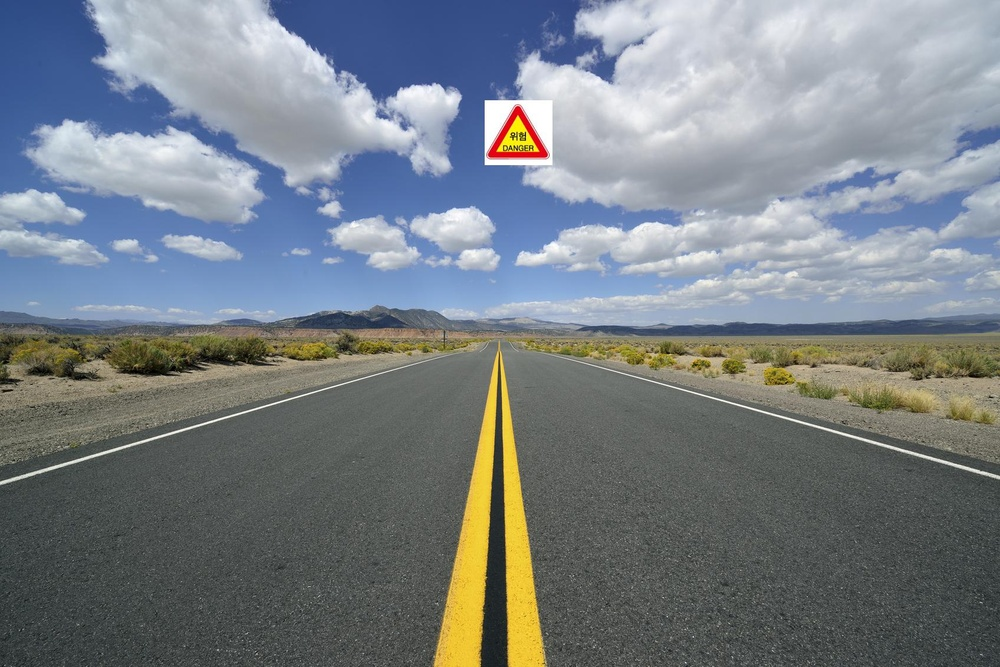
#> input picture Homework/HW 3 - 0310/data/road_001.jpg, 1000 x 667 px, shrunk from 1696 x 1131 before the run, given in place of road.jpg, which was not available
$ python '김진솔.py'
#> lines starting #> are read from the running program, lines starting #| are printed output that depends on the picture; pictures that were not available may be replaced by others from this repository, and a replacement may not be noted
from PIL import Image
import os


path = 'data/'
samples = 3

try:
    if not os.path.exists(path):
        os.makedirs(path)
        print ("Successfully created the directory %s " % path)
    else:
        print("Path already exists")
except OSError:
    print ("Creation of the directory %s failed" % path)

for X in range(samples):
    road = Image.open("road.jpg")
#> road is the input picture: PIL image 1000x667 RGB; mean R, G, B 120.6, 127.8, 133.7
    sign = Image.open("sign.jpg")
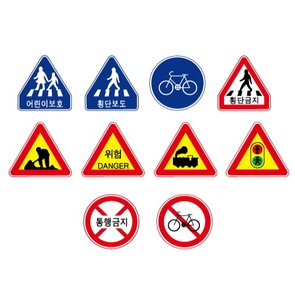
#> input picture Homework/HW 3 - 0310/sign.jpg, 295 x 295 px, shrunk from 500 x 500 before the run, found by its file name
#> sign is the input picture: PIL image 295x295 RGB; mean R, G, B 232.8, 218.1, 218
    print(road.size)
#| (1000, 667)
    print(sign.size)
#| (295, 295)

    new_sign = sign.crop((20, 80, 130, 200))
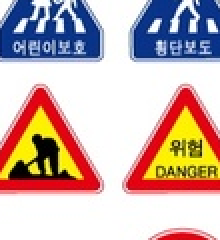
#> new_sign: PIL image 110x120 RGB (shown 2 times larger); mean R, G, B 201.2, 177.1, 173
    new_sign.save("crop.jpg")
    new_sign = Image.open("crop.jpg")
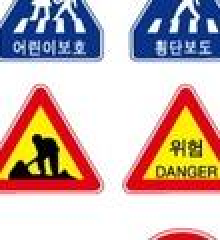
#> new_sign: PIL image 110x120 RGB (shown 2 times larger); mean R, G, B 199.7, 176.8, 173.3
    print(new_sign.size)
#| (110, 120)

    import random
    a = random.randint(0, road.size[0]-new_sign.size[0])
#> a = 864
    b = random.randint(0, road.size[1]-new_sign.size[1])
#> b = 394
    print(a, b)
#| 864 394
    area = (a, b, a + new_sign.size[0], b + new_sign.size[1])
#> area = (864, 394, 974, 514)
    print(area)
#| (864, 394, 974, 514)
    road.paste(new_sign, area)
    road.show()
    road.save(path+"road_"+str(X)+".jpg")
